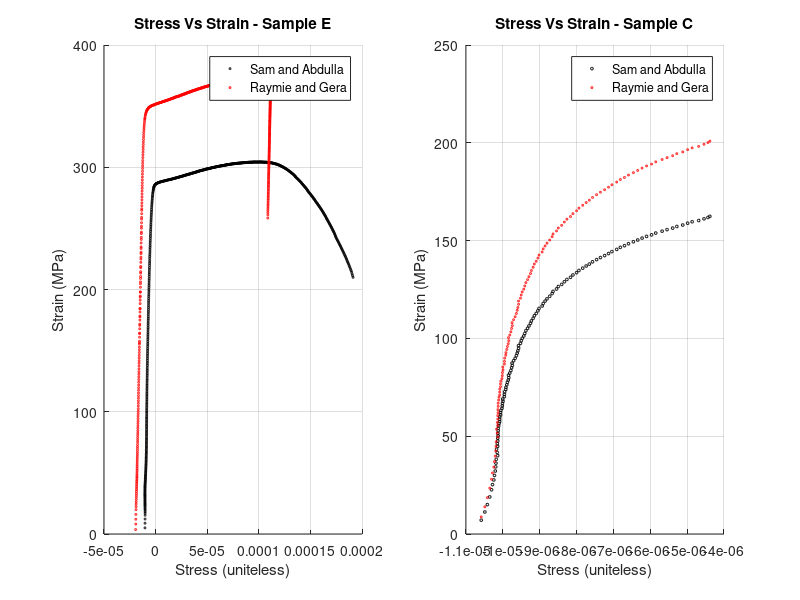

This chart was generated by the following MATLAB code:
%% TensileLab: ASEN 1022-100: Materials Sci Aerospace

% This script will analyze, and measure the failure loads and locations of
% test specimens made from two types of Aluminum alloys. Part of a class
% lab expierment.
%
%
% Done by: Geraldine Fuentes, Raymie Fotherby, Sam Hartman, and Abdulla AlAmeri.
%
%

%% Prepare the data

clear
clc
close all


load('Group4_Brittle.mat') % Importing data.
load('Group4_Ductile.mat') %Importing data


%________________________
% FORCE, ELONGATION, AND AREA

ForceC_SA = ForceC_SA .* ( 4.4482216 ); % Convert from Pound-force to Newton
ForceE_SA = ForceE_SA .* ( 4.4482216 ); % Convert from Pound-force to Newton
ForceC_RG = ForceC_RG .* ( 4.4482216 ); % Convert from Pound-force to Newton
ForceE_RG = ForceE_RG .* ( 4.4482216 ); % Convert from Pound-force to Newton


ElongationC_SA = ElongationC_SA .* (0.0254); %  Convert from inch to m.
ElongationE_SA = ElongationE_SA .* (0.0254); %  Convert from inch to m.
ElongationC_RG = ElongationC_RG .* (0.0254); %  Convert from inch to m.
ElongationE_RG = ElongationE_RG .* (0.0254); %  Convert from inch to m.


ThicknessSA_C = ThicknessSA_C * (0.0254); % Convert from inch to m.
ThicknessSA_E = ThicknessSA_E * (0.0254); % Convert from inch to m.
%Raymie and Gera data already in meters.


WidthSA_C = WidthSA_C * (0.0254); % Convert from inch to m.
WidthSA_E = WidthSA_E * (0.0254); % Convert from inch to m.
%Raymie and Gera data already in meters.


Area_SA_C = ThicknessSA_C * WidthSA_C ; % Calculating the estimated cross sectional area
Area_SA_E = ThicknessSA_E * WidthSA_E ; % Calculating the estimated cross sectional area
Area_RG_C = ThicknessRG_C * WidthRG_C ; % Calculating the estimated cross sectional area
Area_RG_E = ThicknessRG_E * WidthRG_E ; % Calculating the estimated cross sectional area

%________________________
% Stress and Strain


Stress_SA_C = (ForceC_SA ./ Area_SA_C) .* (10^(-6)) ; % Calculating stress ( Force / Area ) and convert to MPa.
Stress_SA_E = (ForceE_SA ./ Area_SA_E) .* (10^(-6)) ; % Calculating stress ( Force / Area ) and convert to MPa.
Stress_RG_E = (ForceE_RG ./ Area_RG_E) .* (10^(-6)) ; % Calculating stress ( Force / Area ) and convert to MPa.
Stress_RG_C = (ForceC_RG ./ Area_RG_C) .* (10^(-6)) ; % Calculating stress ( Force / Area ) and convert to MPa.


Strain_SA_C = ElongationC_SA .* 0.0635 ; % Calculating Strain ( Elongation / length )
Strain_SA_E = ElongationE_SA .* 0.0635 ; % Calculating Strain ( Elongation / length )
Strain_RG_E = ElongationE_RG .* 0.0635 ; % Calculating Strain ( Elongation / length )
Strain_RG_C = ElongationC_RG .* 0.0635 ; % Calculating Strain ( Elongation / length )


%% Elminating the data that caues noise

%Elminate negative stress and related strain.

indi = find(Stress_SA_E<0);
Strain_SA_E(indi) = [];
Stress_SA_E(indi) = [];

indi = find(Stress_SA_C<0);
Strain_SA_C(indi) = [];
Stress_SA_C(indi) = [];

indi = find(Stress_RG_E<0);
Strain_RG_E(indi) = [];
Stress_RG_E(indi) = [];

indi = find(Stress_RG_C<0);
Strain_RG_C(indi) = [];
Stress_RG_C(indi) = [];


%% Plotting.

close all

subplot(1,2,1)
scatter(Strain_SA_E,Stress_SA_E,2,'k')
hold on
scatter(Strain_RG_E,Stress_RG_E,2,'r')
grid
xlabel('Stress (uniteless)')
ylabel('Strain (MPa)')
title ('Stress Vs Strain - Sample E')
legend('Sam and Abdulla','Raymie and Gera')

subplot(1,2,2)

scatter(Strain_SA_C,Stress_SA_C,4,'k')
hold on
scatter(Strain_RG_C,Stress_RG_C,2,'r')
legend('Sam and Abdulla','Raymie and Gera')
grid
xlabel('Stress (uniteless)')
ylabel('Strain (MPa)')
title ('Stress Vs Strain - Sample C')

%% Analyze: Young's mouduls, ultimate tensile strength, and breaking point.
